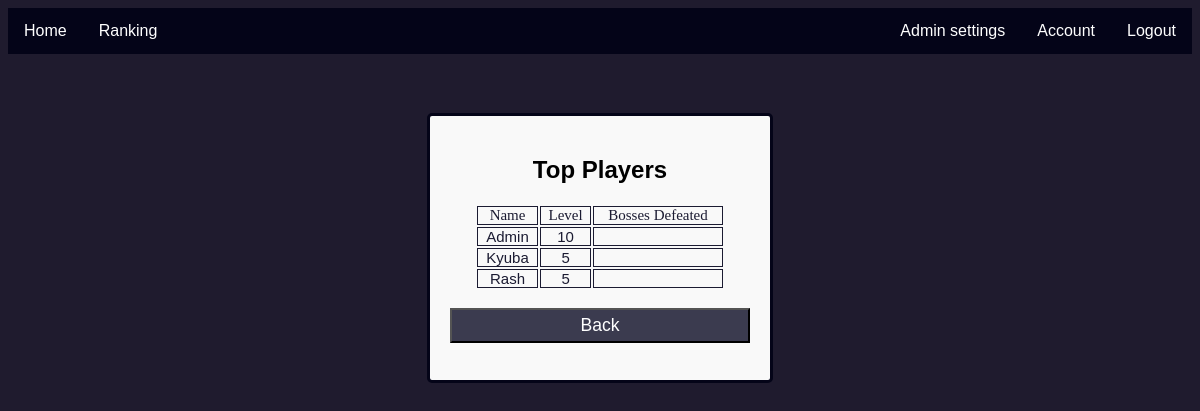
Page /ranking/index.php (signed in) on the committed database.
### tables this page shows
CREATE TABLE `characters` (
  `id` int(255) NOT NULL,
  `name` varchar(60) NOT NULL,
  `level` int(255) NOT NULL,
  `exp` int(255) NOT NULL,
  `coins` int(255) NOT NULL,
  `weaponsid` int(11) DEFAULT NULL,
  `attack` int(255) NOT NULL,
  `health` int(255) NOT NULL,
  `maxhealth` int(255) NOT NULL,
  `defense` int(255) NOT NULL,
  `potion` int(60) NOT NULL,
  `consumable` int(60) NOT NULL,
  `duel_won` int(10) NOT NULL DEFAULT 0
);

### ranking/ranking_controller.php (the view)
<?php
try {
    require_once("../data/db.php");
    $sql = "SELECT name, level FROM Characters";
    $stmt = $pdo->prepare($sql);
    if (!$stmt->execute()) {
        throw new Exception();
    }
    $characters = $stmt->fetchAll();
    usort($characters, function ($a, $b) {
        return $b['level'] <=> $a['level'];
    });
    foreach ($characters as $char) {
        echo
        "<tr>
            <td>{$char['name']}</td>
            <td>{$char['level']}</td>
            <td></td>
        </tr>";
    }
}
catch (Exception) {
    echo "User's fault.";
}

### styles/style.css (style rules this page uses)
body { background-color: #1F1B2E; font-family: Arial, sans-serif; color: #ffffff; }
.main-window tr, th, td { border: 1px solid #1b1b32; color: #1b1b32; padding: 0px 3px; font-size: 15px; }

### rows in the picture
characters: name "Admin", level "10"
characters: name "Kyuba", level "5"
characters: name "Rash", level "5"
